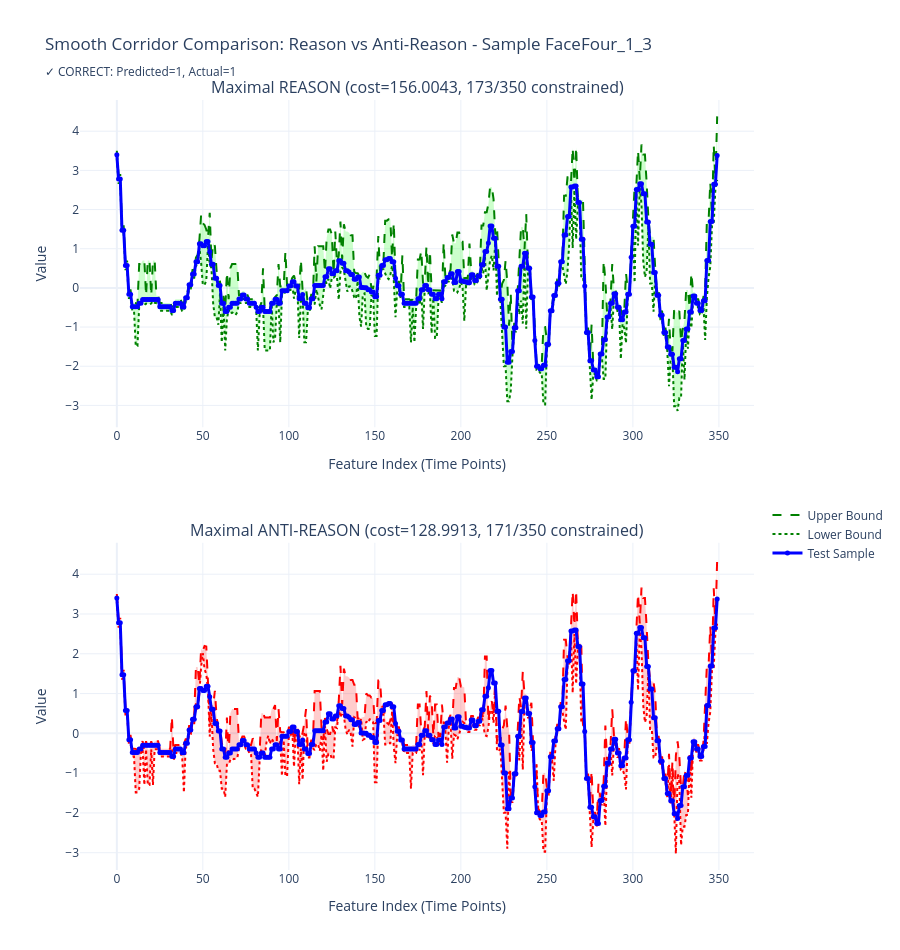

Notebook code cell kept with this figure:
### Code cell
# Plot 4: Combined view - Reason vs Anti-Reason
from etl.reasons_analysis import visualize_sample_comparison_smooth

fig = visualize_sample_comparison_smooth(sample_id, tests_sample, feature_names)
if fig is not None:
    fig.show()

### Figure 1 — Plotly figure (JSON) as saved in the notebook; plotly's stock layout.template omitted (floating-point values rounded to 4 significant figures; data arrays with more than 128 entries replaced by an {"elided": "..."} marker saying what was removed)
{"data": [{"fill": "toself", "fillcolor": "rgba(0, 255, 0, 0.2)", "hoverinfo": "skip", "line": {"color": "rgba(255,255,255,0)"}, "name": "Reason Corridor", "showlegend": false, "type": "scatter", "x": {"elided": "700 int values"}, "xaxis": "x", "y": {"elided": "700 float values"}, "yaxis": "y"}, {"hovertemplate": "Feature %{x}<br>Upper Bound: %{y:.3f}<extra></extra>", "line": {"color": "green", "dash": "dash", "width": 2}, "mode": "lines", "name": "Upper Bound", "showlegend": true, "type": "scatter", "x": {"elided": "350 int values"}, "xaxis": "x", "y": {"elided": "350 float values"}, "yaxis": "y"}, {"hovertemplate": "Feature %{x}<br>Lower Bound: %{y:.3f}<extra></extra>", "line": {"color": "green", "dash": "dot", "width": 2}, "mode": "lines", "name": "Lower Bound", "showlegend": true, "type": "scatter", "x": {"elided": "350 int values"}, "xaxis": "x", "y": {"elided": "350 float values"}, "yaxis": "y"}, {"hovertemplate": "Feature %{x}<br>Value: %{y:.3f}<extra></extra>", "line": {"color": "blue", "width": 3}, "marker": {"color": "blue", "size": 5}, "mode": "lines+markers", "name": "Test Sample", "showlegend": true, "type": "scatter", "x": {"elided": "350 int values"}, "xaxis": "x", "y": {"elided": "350 float values"}, "yaxis": "y"}, {"fill": "toself", "fillcolor": "rgba(255, 0, 0, 0.2)", "hoverinfo": "skip", "line": {"color": "rgba(255,255,255,0)"}, "name": "Anti-Reason Corridor", "showlegend": false, "type": "scatter", "x": {"elided": "700 int values"}, "xaxis": "x2", "y": {"elided": "700 float values"}, "yaxis": "y2"}, {"hovertemplate": "Feature %{x}<br>Upper Bound: %{y:.3f}<extra></extra>", "line": {"color": "red", "dash": "dash", "width": 2}, "mode": "lines", "name": "Upper Bound", "showlegend": false, "type": "scatter", "x": {"elided": "350 int values"}, "xaxis": "x2", "y": {"elided": "350 float values"}, "yaxis": "y2"}, {"hovertemplate": "Feature %{x}<br>Lower Bound: %{y:.3f}<extra></extra>", "line": {"color": "red", "dash": "dot", "width": 2}, "mode": "lines", "name": "Lower Bound", "showlegend": false, "type": "scatter", "x": {"elided": "350 int values"}, "xaxis": "x2", "y": {"elided": "350 float values"}, "yaxis": "y2"}, {"hovertemplate": "Feature %{x}<br>Value: %{y:.3f}<extra></extra>", "line": {"color": "blue", "width": 3}, "marker": {"color": "blue", "size": 5}, "mode": "lines+markers", "name": "Test Sample", "showlegend": false, "type": "scatter", "x": {"elided": "350 int values"}, "xaxis": "x2", "y": {"elided": "350 float values"}, "yaxis": "y2"}], "layout": {"annotations": [{"font": {"size": 16}, "showarrow": false, "text": "Maximal REASON (cost=156.0043, 173/350 constrained)", "x": 0.5, "xanchor": "center", "xref": "paper", "y": 1, "yanchor": "bottom", "yref": "paper"}, {"font": {"size": 16}, "showarrow": false, "text": "Maximal ANTI-REASON (cost=128.9913, 171/350 constrained)", "x": 0.5, "xanchor": "center", "xref": "paper", "y": 0.425, "yanchor": "bottom", "yref": "paper"}], "height": 950, "hovermode": "closest", "legend": {"x": 1.02, "xanchor": "left", "y": 0.48, "yanchor": "top"}, "showlegend": true, "title": {"text": "Smooth Corridor Comparison: Reason vs Anti-Reason - Sample FaceFour_1_3<br><sub>✓ CORRECT: Predicted=1, Actual=1</sub>"}, "xaxis": {"anchor": "y", "domain": [0, 1], "title": {"text": "Feature Index (Time Points)"}}, "xaxis2": {"anchor": "y2", "domain": [0, 1], "title": {"text": "Feature Index (Time Points)"}}, "yaxis": {"anchor": "x", "domain": [0.575, 1], "title": {"text": "Value"}}, "yaxis2": {"anchor": "x2", "domain": [0, 0.425], "title": {"text": "Value"}}}}
